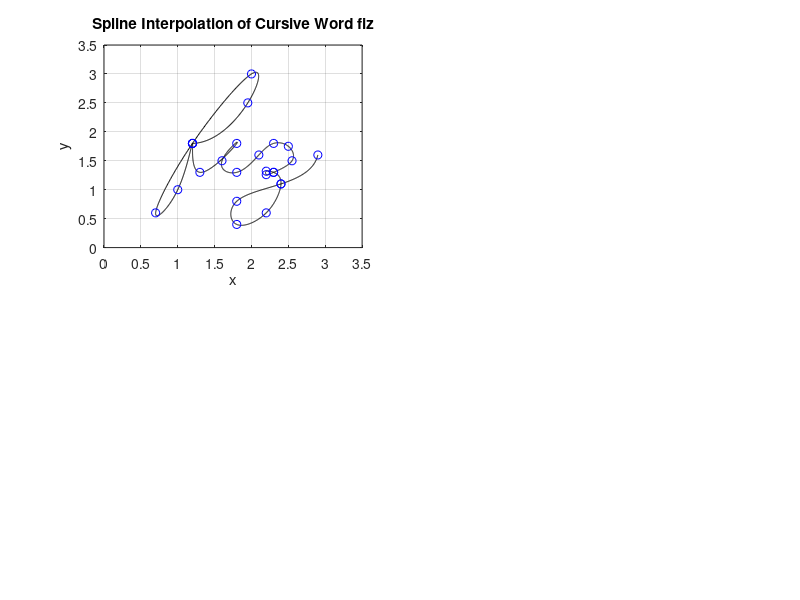

The MATLAB source for this figure:
% This script consists of each member's crusive names coordinates and 
% code that plots the names.

% data points 1 'fiz' -----------------------------------------------------
x_1 = [1.2 1.95 2 1.2 0.7 1 1.2, 1.3 1.8 1.6 1.8 2.1, 2.3 2.5 2.55 2.3 2.2 2.2 2.3 2.4 2.2 1.8 1.8 2.4 2.9];
y_1 = [1.8 2.5 3 1.8 0.6 1 1.8, 1.3 1.8 1.5 1.3 1.6, 1.8 1.75 1.5 1.3 1.26 1.32 1.3 1.1 0.6 0.4 0.8 1.1 1.6];

n_1 = length(x_1);
t_1 = 0:n_1-1;
tt_1 = 0:0.01:n_1-1;

xx_1 = spline(t_1, x_1, tt_1);
yy_2 = spline(t_1, y_1, tt_1);

% data points 2 -----------------------------------------------------------


% data points 3 -----------------------------------------------------------


% data points 4 -----------------------------------------------------------



% Plot settings -----------------------------------------------------------
figure(1)

% subplot 1
subplot(2,2,1), plot(xx_1, yy_2, 'k') % plot spline
hold on
plot(x_1, y_1, 'bo') % plot data points
axis([0 3.5 0 3.5])
title('Spline Interpolation of Cursive Word fiz')
xlabel('x')
ylabel('y')
grid on

% subplot 2

% subplot 3

% subplot 4